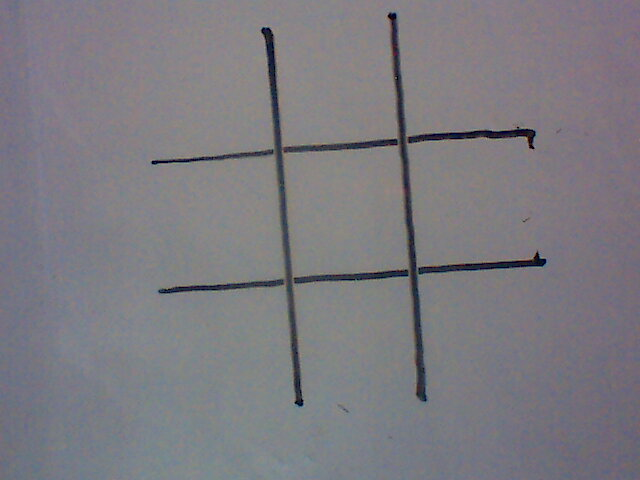
#> input picture tabuleiro_vazio.jpg, 640 x 480 px
$ python centerBox.py
#> lines starting #> are read from the running program, lines starting #| are printed output that depends on the picture; after the words box and inside, x2 and y2 are one past the last pixel; in counts of white or black regions, pixels touching at a corner belong together
#> further down, img is the input picture: shape (480, 640, 3); mean B, G, R 128.7, 122.5, 124.5
import cv2
import numpy as np
from operator import itemgetter

# processando a imagem!
def process(img):
     # convercao de RGB para BGR e grayscale
     img_gray = cv2.cvtColor(img, cv2.COLOR_BGR2GRAY)
     # aplicando o filtro gaussiano
     img_blur = cv2.GaussianBlur(img_gray, (5, 5), 0)
     # detectando as bordas
     img_canny = cv2.Canny(img_blur, 100, 200)
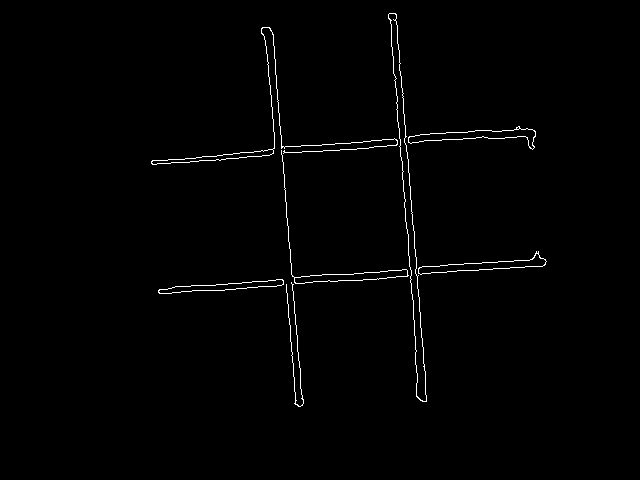
#> img_canny: shape (480, 640); 0.98% white in thin lines or dots, all inside (x1, y1, x2, y2) = (151, 13, 547, 407)
     # retorna um array com o tamanho (9,9 (?)) preenchido com 1
     kernel = np.ones((9, 9))
     # dilatando a imagem
     img_dilate = cv2.dilate(img_canny, kernel, iterations=1)
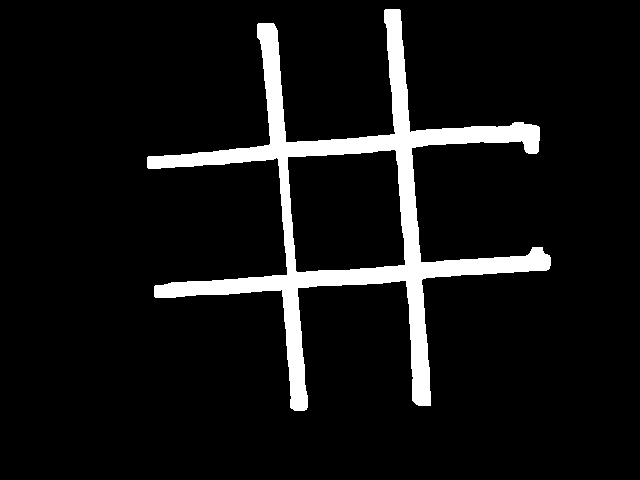
#> img_dilate: shape (480, 640); 7.7% white; 1 white region, box (x1, y1, x2, y2) and area: (147, 9, 551, 411) 23749
     # kernel = np.ones((5,5))
     # erodindo a imagem
     return cv2.erode(img_dilate, kernel, iterations=1)
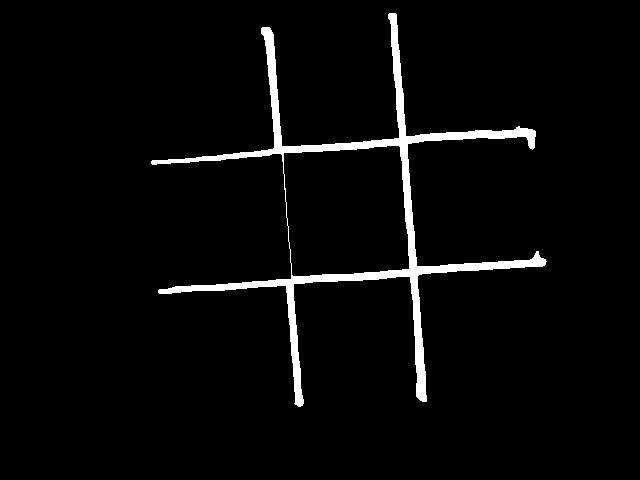
#> returned value: shape (480, 640); 3.4% white; 1 white region, box (x1, y1, x2, y2) and area: (151, 13, 547, 407) 10517

# achando os contornos!
# [134 lines left out: functions convex_hull, quadraders, corta_corta, corta_corta_depois, not called in this run]
     # cv2.imshow("final",croped_image_final)
     # cv2.waitKey(0)

for l in range(0,22):
     # cam_port = 2
     # cam = cv2.VideoCapture(cam_port)

     # # reading the input using the camera
     # result, image = cam.read()

     # # If image will detected without any error,
     # # show result
     # if result:

     #      # saving image in local storage
     #      cv2.imwrite(f"Imagem{l}X.png", image)


     img = cv2.imread("tabuleiro_vazio.jpg")
     cv2.imshow("imagem_normal", img)
     img_processada = process(img)
     cv2.imshow("imagem_processada", img_processada)
     cv2.waitKey(0)

     # [39 lines of commented-out code are left out]
#> (the run stopped early here; a loop or call above may not have finished)
